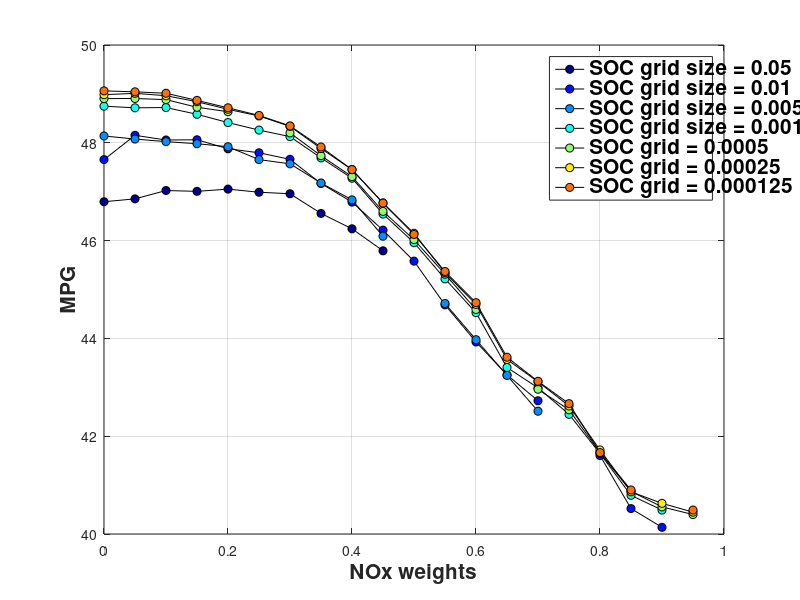
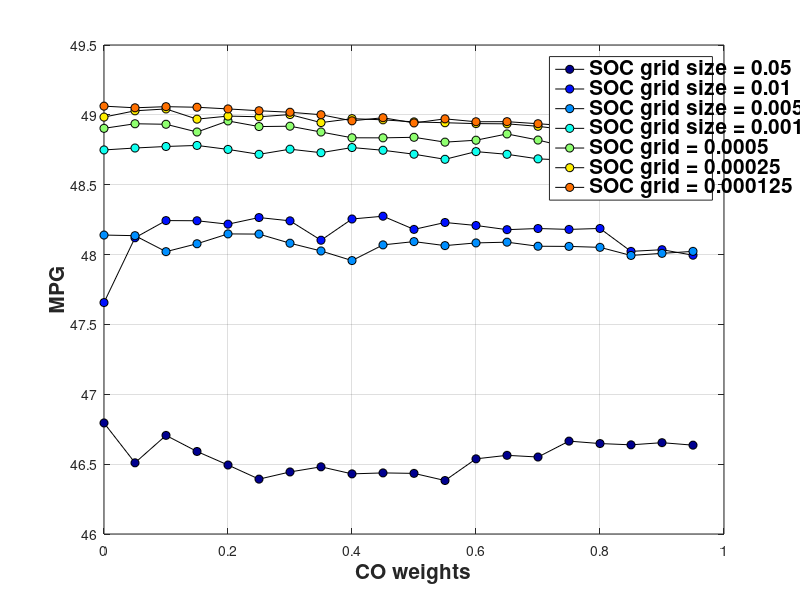
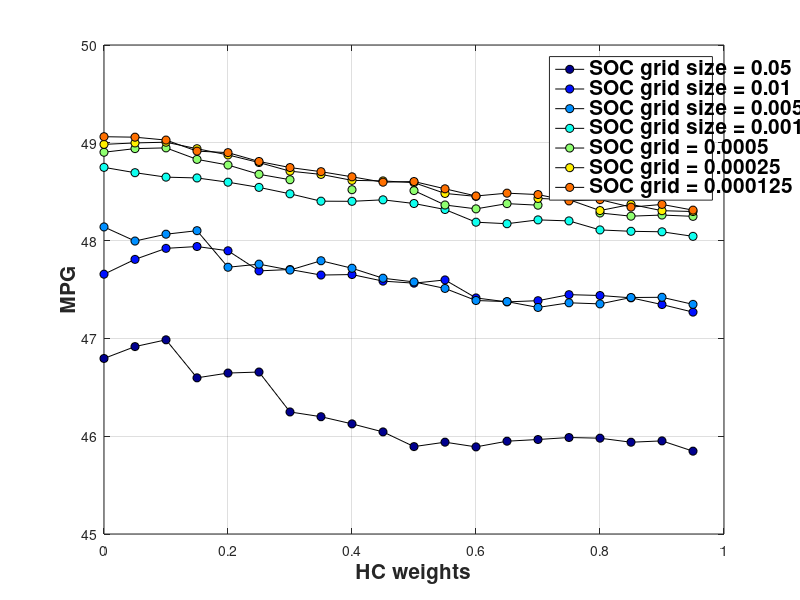
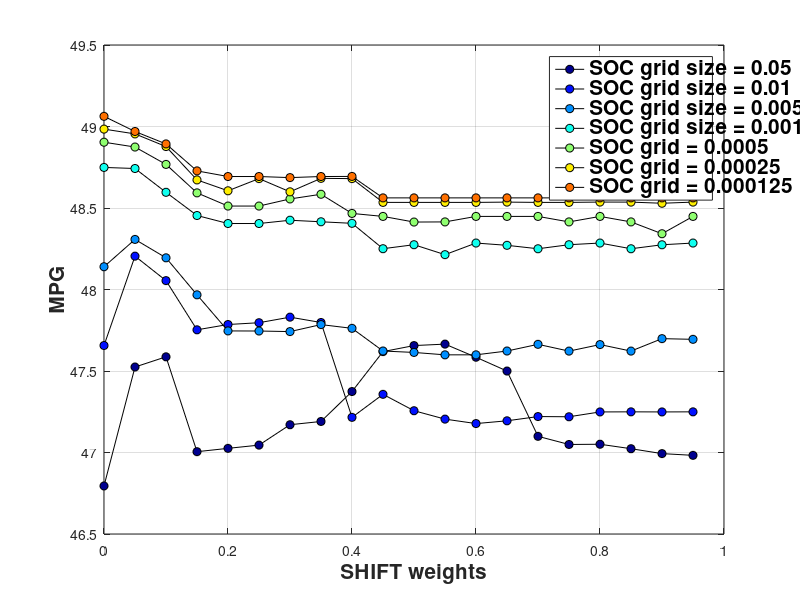

Write MATLAB code to recreate these figures, in order.
clear;
clf;
close all;
C = jet;
h = 14;
r=6;
t = 10;
q = 7;  % For colors
start = 1;
stop = 9;
for i = [start,2,3,4,5,6,7];
    if i == 1
        load SOC_grid_05_trq_1_NM_HWFET;
        c = 'SOC grid size = 0.05';
    elseif i == 2
        load SOC_grid_01_trq_1_NM_HWFET;
        c = 'SOC grid size = 0.01';
    elseif i == 3
        load SOC_grid_005_trq_1_NM_HWFET;
        c = 'SOC grid size = 0.005';
    elseif i == 4
        load SOC_grid_001_trq_1_NM_HWFET;
        c = 'SOC grid size = 0.001';
    elseif i == 5
        load SOC_grid_0005_trq_1_NM_HWFET;
        c = 'SOC grid = 0.0005';
    elseif i == 6
        load SOC_grid_00025_trq_1_NM_HWFET;
        c = 'SOC grid = 0.00025';
    elseif i == 7
        load SOC_grid_000125_trq_1_NM_HWFET;
        c = 'SOC grid = 0.000125';
    elseif i == 8
        load SOC_grid_001_interp;
        c = '0.001 lin. interp.';
    elseif i == 9
        load SOC_grid_0005_interp;
        c = '0.0005 lin. interp.';
    elseif i == 10
        load SOC_grid_005_interp_cubic;
        c = '0.005 cubic interp.';
%     elseif i == 10
%         load SOC_grid_0005_interp_cubic;
%         c = '0.0005 cubic. interp.';
%     elseif i == 11;
%         load SOC_grid_005_interp_full_cyc;
%         c = '0.005 line. interp FULL';
%     elseif i == 12;
%         load SOC_grid_005_interp_lower_weights;
%         c = '0.005 line. interp Lower weights';
%     elseif i == 13;
%         load SOC_grid_005_interp_full_cyc_smooth;
%         c = '0.005 line. interp Full CYC Smoothed Data';
    else
%         load SOC_grid_001_interp_full_cyc_smooth;
%         c = '0.001 line. interp Full CYC Smoothed Data';
    end
    
    if i == start
        leg = {c};
        a = 1;
    else
        leg = {leg{1:a}, c};
        a = a+1;
    end
    
    figure(1)
    plot(result.a1(1,:),result.mpg(1,:),'-ko',...
        'LineWidth',0.5,...
        'MarkerEdgeColor','k',...
        'MarkerFaceColor',C(a+(a-1)*q,:),...
        'MarkerSize',r)
    grid on
    ylabel('MPG')
    xlabel('NOx weights')
    legend(leg{1:a})
    set(findall(gcf,'type','text'),'FontSize',15,'fontWeight','bold')
    hold on
    
    figure(2)
    plot(result.a2(2,:),result.mpg(2,:),'-ko',...
        'LineWidth',0.5,...
        'MarkerEdgeColor','k',...
        'MarkerFaceColor',C(a+(a-1)*q,:),...
        'MarkerSize',r)
    grid on
    ylabel('MPG')
    xlabel('CO weights')
    legend(leg{1:a})
    set(findall(gcf,'type','text'),'FontSize',15,'fontWeight','bold')
    hold on
    
    figure(3)
    plot(result.a3(3,:),result.mpg(3,:),'-ko',...
        'LineWidth',0.5,...
        'MarkerEdgeColor','k',...
        'MarkerFaceColor',C(a+(a-1)*q,:),...
        'MarkerSize',r)
    grid on
    ylabel('MPG')
    xlabel('HC weights')
    legend(leg{1:a})
    set(findall(gcf,'type','text'),'FontSize',15,'fontWeight','bold')
    hold on
    
    figure(4)
    plot(result.shift(4,:),result.mpg(4,:),'-ko',...
        'LineWidth',0.5,...
        'MarkerEdgeColor','k',...
        'MarkerFaceColor',C(a+(a-1)*q,:),...
        'MarkerSize',r)
    grid on
    ylabel('MPG')
    xlabel('SHIFT weights')
    legend(leg{1:a})
    set(findall(gcf,'type','text'),'FontSize',15,'fontWeight','bold')
    hold on
    
    figure(6)
    plot(result.eng(5,:),result.mpg(5,:),'-ko',...
        'LineWidth',0.5,...
        'MarkerEdgeColor','k',...
        'MarkerFaceColor',C(a+(a-1)*q,:),...
        'MarkerSize',r)
    grid on
    ylabel('MPG')
    xlabel('ENG weights')
    legend(leg{1:a})
    set(findall(gcf,'type','text'),'FontSize',15,'fontWeight','bold')
    hold on
end

hold off
set(findall(gcf,'type','text'),'FontSize',15,'fontWeight','bold')

